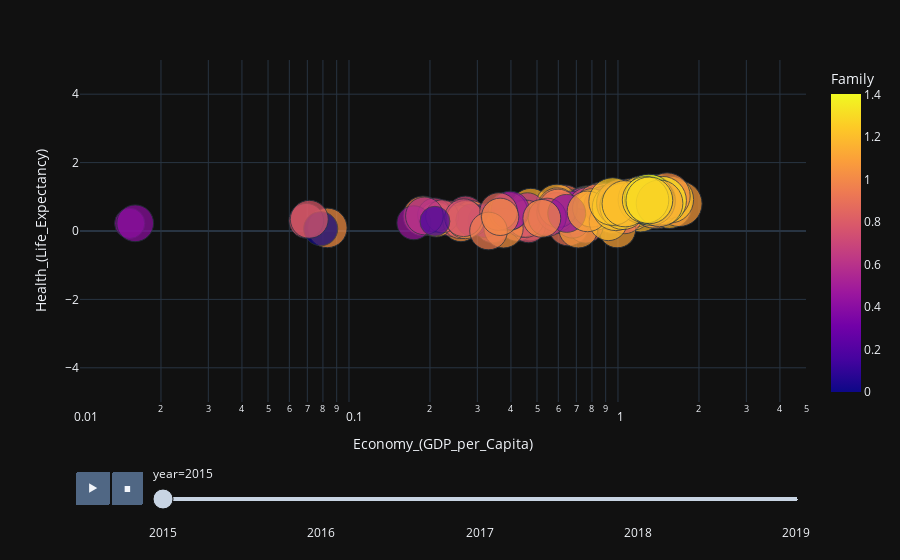

Notebook cell for this chart:
### Code cell
fig = px.scatter(df_concat, x="Economy_(GDP_per_Capita)", y="Health_(Life_Expectancy)", animation_frame="year", animation_group="Country",size="Happiness_Score", hover_name="Country",color="Family",range_x=[0.01,5],range_y=[-5,5], log_x=True, size_max=35)# ,color_continuous_scale='Inferno',color="continent"

# fig["layout"].pop("updatemenus") # optional, drop animation buttons

# fig.update_layout(
#     xaxis = dict(
#         tickmode = 'linear',
#         tick0 = 0,
#         dtick = 0.5
#     )
# )
fig.show()

### Figure 1 — Plotly figure (JSON) as saved in the notebook; plotly's stock layout.template omitted (floating-point values rounded to 4 significant figures; data arrays with more than 128 entries replaced by an {"elided": "..."} marker saying what was removed)
{"data": [{"hovertemplate": "<b>%{hovertext}</b><br><br>year=2015<br>Economy_(GDP_per_Capita)=%{x}<br>Health_(Life_Expectancy)=%{y}<br>Happiness_Score=%{marker.size}<br>Family=%{marker.color}<extra></extra>", "hovertext": {"elided": "158 str values"}, "ids": {"elided": "158 str values"}, "legendgroup": "", "marker": {"color": {"elided": "158 float values"}, "coloraxis": "coloraxis", "size": {"elided": "158 float values"}, "sizemode": "area", "sizeref": 0.006342, "symbol": "circle"}, "mode": "markers", "name": "", "orientation": "v", "showlegend": false, "type": "scatter", "x": {"elided": "158 float values"}, "xaxis": "x", "y": {"elided": "158 float values"}, "yaxis": "y"}], "layout": {"coloraxis": {"colorbar": {"title": {"text": "Family"}}, "colorscale": [[0, "#0d0887"], [0.1111, "#46039f"], [0.2222, "#7201a8"], [0.3333, "#9c179e"], [0.4444, "#bd3786"], [0.5556, "#d8576b"], [0.6667, "#ed7953"], [0.7778, "#fb9f3a"], [0.8889, "#fdca26"], [1, "#f0f921"]]}, "legend": {"itemsizing": "constant", "tracegroupgap": 0}, "margin": {"t": 60}, "sliders": [{"active": 0, "currentvalue": {"prefix": "year="}, "len": 0.9, "pad": {"b": 10, "t": 60}, "steps": [{"args": [["2015"], {"frame": {"duration": 0, "redraw": false}, "fromcurrent": true, "mode": "immediate", "transition": {"duration": 0, "easing": "linear"}}], "label": "2015", "method": "animate"}, {"args": [["2016"], {"frame": {"duration": 0, "redraw": false}, "fromcurrent": true, "mode": "immediate", "transition": {"duration": 0, "easing": "linear"}}], "label": "2016", "method": "animate"}, {"args": [["2017"], {"frame": {"duration": 0, "redraw": false}, "fromcurrent": true, "mode": "immediate", "transition": {"duration": 0, "easing": "linear"}}], "label": "2017", "method": "animate"}, {"args": [["2018"], {"frame": {"duration": 0, "redraw": false}, "fromcurrent": true, "mode": "immediate", "transition": {"duration": 0, "easing": "linear"}}], "label": "2018", "method": "animate"}, {"args": [["2019"], {"frame": {"duration": 0, "redraw": false}, "fromcurrent": true, "mode": "immediate", "transition": {"duration": 0, "easing": "linear"}}], "label": "2019", "method": "animate"}], "x": 0.1, "xanchor": "left", "y": 0, "yanchor": "top"}], "updatemenus": [{"buttons": [{"args": [null, {"frame": {"duration": 500, "redraw": false}, "fromcurrent": true, "mode": "immediate", "transition": {"duration": 500, "easing": "linear"}}], "label": "&#9654;", "method": "animate"}, {"args": [[null], {"frame": {"duration": 0, "redraw": false}, "fromcurrent": true, "mode": "immediate", "transition": {"duration": 0, "easing": "linear"}}], "label": "&#9724;", "method": "animate"}], "direction": "left", "pad": {"r": 10, "t": 70}, "showactive": false, "type": "buttons", "x": 0.1, "xanchor": "right", "y": 0, "yanchor": "top"}], "xaxis": {"anchor": "y", "domain": [0, 1], "range": [-2.0, 0.699], "title": {"text": "Economy_(GDP_per_Capita)"}, "type": "log"}, "yaxis": {"anchor": "x", "domain": [0, 1], "range": [-5, 5], "title": {"text": "Health_(Life_Expectancy)"}}}}
